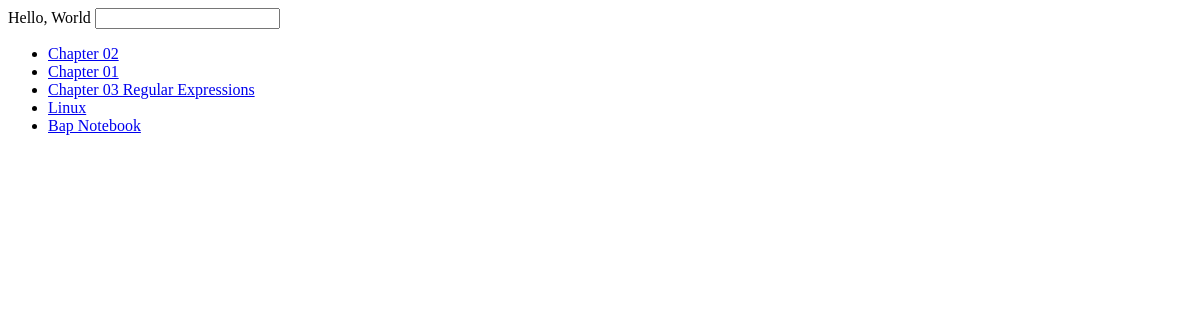
The page /blog/ on the database as committed earlier.
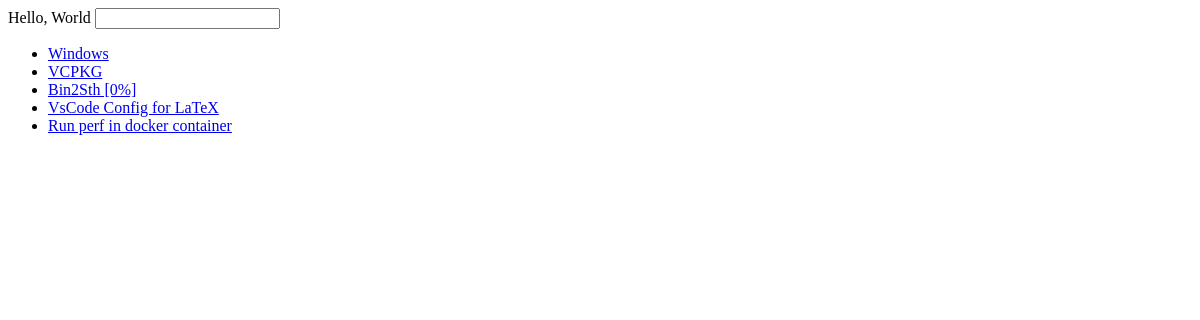
The same page on the database as committed later.
### blogs/models.py (models this page shows)
class Blog(models.Model):
    title = models.CharField(max_length=200)
    author = models.ForeignKey(User, on_delete=models.CASCADE)
    folder = models.CharField(max_length=200)
    tags = models.ManyToManyField(Tag)
    visibility = models.BooleanField(default=False)
    abstract = models.TextField()
    mdDocument = models.FileField(upload_to=upload_to_markdown)
    htmlDocument = models.FileField(upload_to=upload_to_html)
    createTime = models.DateTimeField('date published')
    editTime = models.DateTimeField('date edited')
    fromOrg = models.BooleanField(default=False)

### blogs/views.py (the view)
# urls.py: path('', views.index, name='index'),
def index(request):
    blogs = Blog.objects.order_by('-createTime')[:5]
    context = {
        'latest_blogs': blogs
    }
    return render(request, 'blogs/index.html', context)

### blogs/templates/blogs/index.html (shortened to what this page needs)
<!DOCTYPE html>
<html lang="en">
<head>
    {% load static %}
</head>
<form action="">
    <label>
        Hello, World
        <input type="text">
    </label>
</form>
<body>
{% if latest_blogs %}
    <ul>
        {% for blog in latest_blogs %}
            <li>
                <a href="/blogs/{{ blog.id }}/">{{ blog.title }}</a>
            </li>
        {% endfor %}
    </ul>
{% else %}
    <p>No polls are available.</p>
{% endif %}
</body>
</html>

Rows that differ between the two databases and show on the page:
no longer on this page (row edited): Blog: title "Chapter 02"
no longer on this page (row edited): Blog: title "Chapter 01"
no longer on this page (row edited): Blog: title "Chapter 03 Regular Expressions"
no longer on this page (row edited): Blog: title "Linux"
no longer on this page (row edited): Blog: title "Bap Notebook"
now on this page (row edited): Blog: title "Windows"
now on this page (row edited): Blog: title "VCPKG"
now on this page (row edited): Blog: title "Bin2Sth [0%]"
now on this page (row edited): Blog: title "VsCode Config for LaTeX"
now on this page (row edited): Blog: title "Run perf in docker container"
